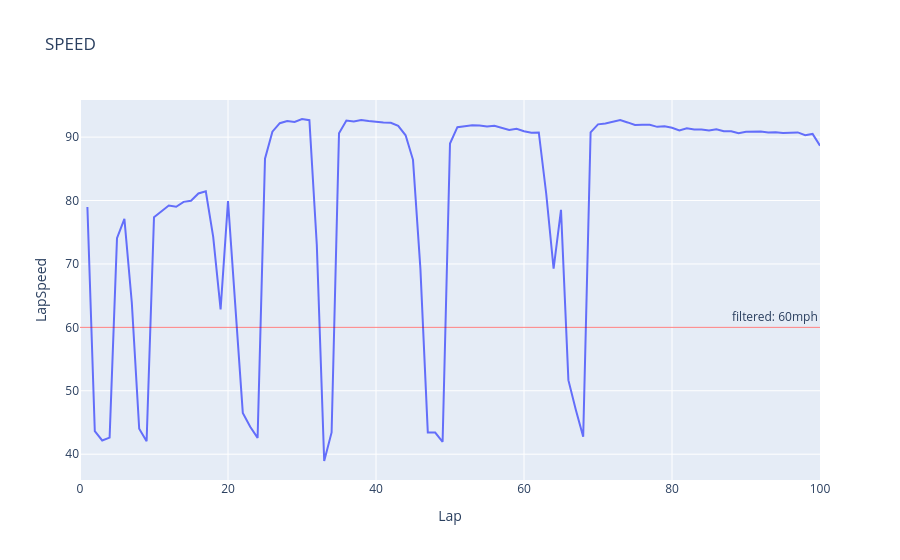
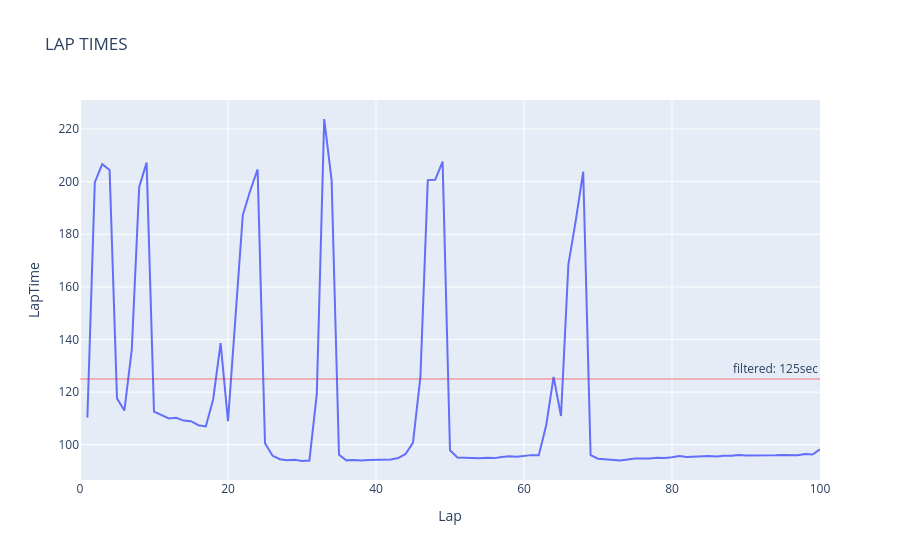

The code cell stored with these charts, in order, in its notebook:
### Code cell
driver_csv = path + driver + '.csv'
df = pd.read_csv(driver_csv)
df = df.drop([11,21])
print(df.head(5))

# check lap_value to use
annotation = 'filtered: ' + str(filtered_speed_value) + 'mph'
fig = px.line(df, x='Lap', y='LapSpeed', title='SPEED')
fig.add_hline(y=filtered_speed_value, line_width=0.5, line_color='red', annotation_text=annotation)
fig.show()

# check speed_value to use
annotation = 'filtered: ' + str(filtered_lap_value) + 'sec'
fig = px.line(df, x='Lap', y='LapTime', title='LAP TIMES')
fig.add_hline(y=filtered_lap_value, line_width=0.5, line_color='red', annotation_text=annotation)
fig.show()

del df

### Figure 1 — Plotly figure (JSON) as saved in the notebook; plotly's stock layout.template omitted (floating-point values rounded to 4 significant figures)
{"data": [{"hovertemplate": "Lap=%{x}<br>LapSpeed=%{y}<extra></extra>", "legendgroup": "", "line": {"color": "#636efa", "dash": "solid"}, "marker": {"symbol": "circle"}, "mode": "lines", "name": "", "orientation": "v", "showlegend": false, "type": "scatter", "x": [0, 1, 2, 3, 4, 5, 6, 7, 8, 9, 10, 12, 13, 14, 15, 16, 17, 18, 19, 20, 22, 23, 24, 25, 26, 27, 28, 29, 30, 31, 32, 33, 34, 35, 36, 37, 38, 39, 40, 41, 42, 43, 44, 45, 46, 47, 48, 49, 50, 51, 52, 53, 54, 55, 56, 57, 58, 59, 60, 61, 62, 63, 64, 65, 66, 67, 68, 69, 70, 71, 72, 73, 74, 75, 76, 77, 78, 79, 80, 81, 82, 83, 84, 85, 86, 87, 88, 89, 90, 91, 92, 93, 94, 95, 96, 97, 98, 99, 100], "xaxis": "x", "y": [NaN, 78.97, 43.62, 42.16, 42.61, 74.07, 77.1, 63.92, 44.01, 42.04, 77.38, 79.2, 79.01, 79.79, 79.97, 81.11, 81.44, 74.26, 62.85, 79.93, 46.52, 44.33, 42.57, 86.6, 90.86, 92.19, 92.53, 92.38, 92.86, 92.67, 73.03, 38.93, 43.43, 90.59, 92.62, 92.47, 92.71, 92.52, 92.38, 92.3, 92.25, 91.77, 90.28, 86.42, 69.27, 43.43, 43.41, 41.96, 88.98, 91.57, 91.73, 91.88, 91.84, 91.66, 91.78, 91.39, 91.11, 91.3, 90.93, 90.7, 90.74, 81.11, 69.25, 78.53, 51.68, 47.02, 42.75, 90.73, 92.01, 92.16, 92.37, 92.68, 92.31, 91.91, 91.94, 91.94, 91.62, 91.72, 91.46, 91.04, 91.41, 91.19, 91.2, 91.03, 91.23, 90.92, 90.93, 90.62, 90.83, 90.85, 90.87, 90.74, 90.78, 90.63, 90.7, 90.74, 90.3, 90.5, 88.66], "yaxis": "y"}], "layout": {"annotations": [{"showarrow": false, "text": "filtered: 60mph", "x": 1, "xanchor": "right", "xref": "x domain", "y": 60, "yanchor": "bottom", "yref": "y"}], "legend": {"tracegroupgap": 0}, "shapes": [{"line": {"color": "red", "width": 0.5}, "type": "line", "x0": 0, "x1": 1, "xref": "x domain", "y0": 60, "y1": 60, "yref": "y"}], "title": {"text": "SPEED"}, "xaxis": {"anchor": "y", "domain": [0, 1], "title": {"text": "Lap"}}, "yaxis": {"anchor": "x", "domain": [0, 1], "title": {"text": "LapSpeed"}}}}

### Figure 2 — Plotly figure (JSON) as saved in the notebook; plotly's stock layout.template omitted (floating-point values rounded to 4 significant figures)
{"data": [{"hovertemplate": "Lap=%{x}<br>LapTime=%{y}<extra></extra>", "legendgroup": "", "line": {"color": "#636efa", "dash": "solid"}, "marker": {"symbol": "circle"}, "mode": "lines", "name": "", "orientation": "v", "showlegend": false, "type": "scatter", "x": [0, 1, 2, 3, 4, 5, 6, 7, 8, 9, 10, 12, 13, 14, 15, 16, 17, 18, 19, 20, 22, 23, 24, 25, 26, 27, 28, 29, 30, 31, 32, 33, 34, 35, 36, 37, 38, 39, 40, 41, 42, 43, 44, 45, 46, 47, 48, 49, 50, 51, 52, 53, 54, 55, 56, 57, 58, 59, 60, 61, 62, 63, 64, 65, 66, 67, 68, 69, 70, 71, 72, 73, 74, 75, 76, 77, 78, 79, 80, 81, 82, 83, 84, 85, 86, 87, 88, 89, 90, 91, 92, 93, 94, 95, 96, 97, 98, 99, 100], "xaxis": "x", "y": [NaN, 110.3, 199.7, 206.6, 204.5, 117.6, 113.0, 136.3, 198.0, 207.2, 112.6, 110.0, 110.3, 109.2, 108.9, 107.4, 107.0, 117.3, 138.6, 109.0, 187.3, 196.5, 204.6, 100.6, 95.89, 94.5, 94.15, 94.31, 93.82, 94.01, 119.3, 223.8, 200.6, 96.17, 94.06, 94.22, 93.97, 94.16, 94.3, 94.39, 94.44, 94.94, 96.49, 100.8, 125.8, 200.6, 200.7, 207.6, 97.9, 95.14, 94.98, 94.82, 94.86, 95.05, 94.92, 95.33, 95.62, 95.42, 95.81, 96.06, 96.01, 107.4, 125.8, 110.9, 168.6, 185.3, 203.8, 96.02, 94.68, 94.53, 94.31, 94.0, 94.37, 94.79, 94.76, 94.76, 95.09, 94.98, 95.25, 95.69, 95.31, 95.53, 95.53, 95.7, 95.5, 95.82, 95.81, 96.14, 95.91, 95.89, 95.88, 96.01, 95.97, 96.12, 96.05, 96.01, 96.48, 96.27, 98.27], "yaxis": "y"}], "layout": {"annotations": [{"showarrow": false, "text": "filtered: 125sec", "x": 1, "xanchor": "right", "xref": "x domain", "y": 125, "yanchor": "bottom", "yref": "y"}], "legend": {"tracegroupgap": 0}, "shapes": [{"line": {"color": "red", "width": 0.5}, "type": "line", "x0": 0, "x1": 1, "xref": "x domain", "y0": 125, "y1": 125, "yref": "y"}], "title": {"text": "LAP TIMES"}, "xaxis": {"anchor": "y", "domain": [0, 1], "title": {"text": "Lap"}}, "yaxis": {"anchor": "x", "domain": [0, 1], "title": {"text": "LapTime"}}}}
